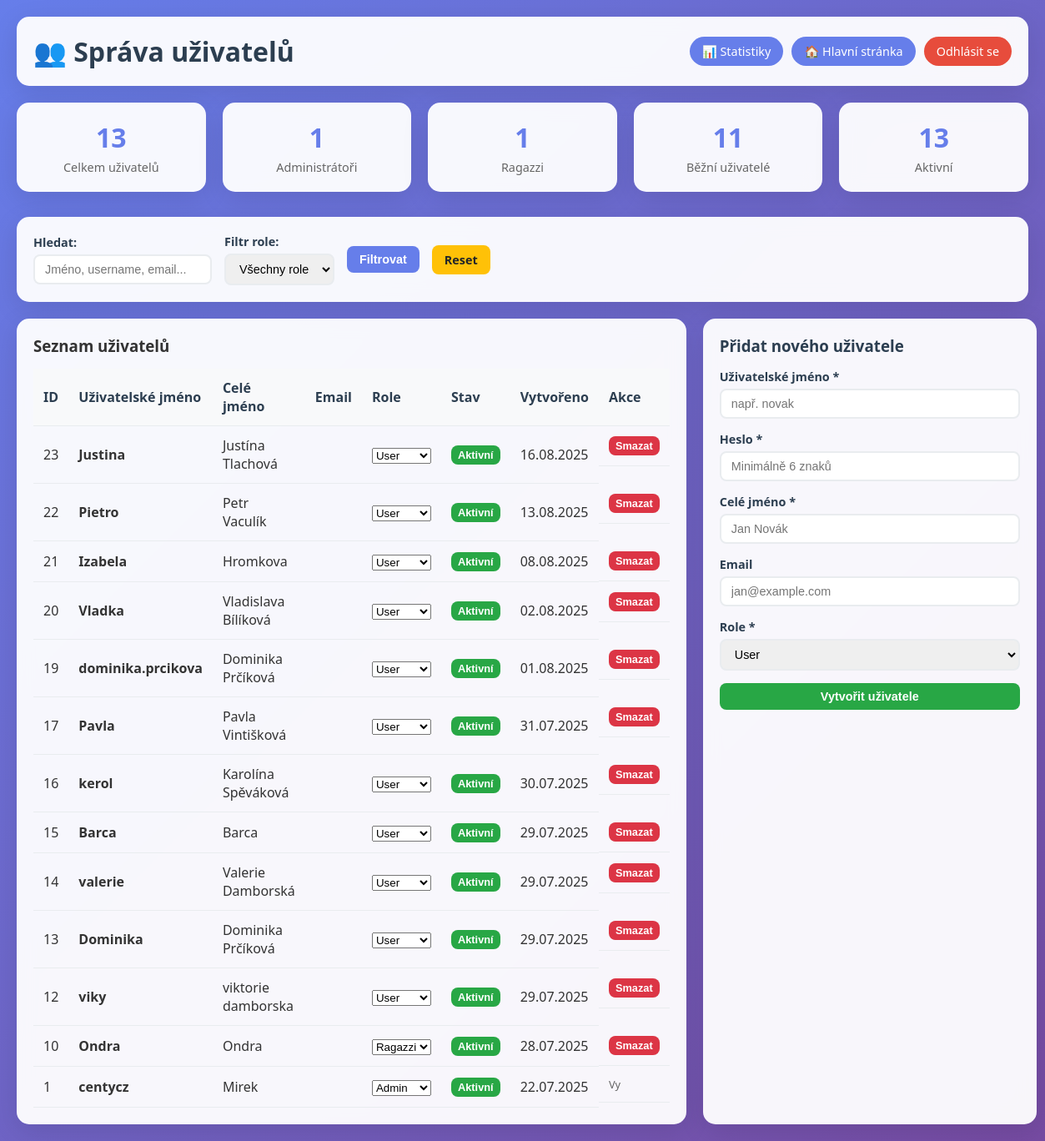
The page /admin/users_management.php (signed in) on the database its author committed.
### tables this page shows
CREATE TABLE `order_users` (
  `id` int(11) NOT NULL,
  `username` varchar(50) NOT NULL,
  `password_hash` varchar(255) NOT NULL,
  `full_name` varchar(100) DEFAULT NULL,
  `is_admin` tinyint(1) DEFAULT 0,
  `created_at` timestamp NULL DEFAULT current_timestamp(),
  `user_role` enum('admin','ragazzi','user') DEFAULT 'user',
  `is_active` tinyint(1) DEFAULT 1,
  `email` varchar(255) DEFAULT NULL
);

### admin/users_management.php (the view, shortened to what this page needs)
<?php
try {
    $pdo = new PDO('mysql:host=127.0.0.1;dbname=pizza_orders;charset=utf8mb4', 'pizza_user', 'pizza');
    $pdo->setAttribute(PDO::ATTR_ERRMODE, PDO::ERRMODE_EXCEPTION);
    $pdo->setAttribute(PDO::ATTR_DEFAULT_FETCH_MODE, PDO::FETCH_ASSOC);
} catch(PDOException $e) {
    die("Databáze není dostupná: " . $e->getMessage());
}
$search = $_GET['search'] ?? '';
$where_conditions = [];
$params = [];
$where_sql = $where_conditions ? 'WHERE ' . implode(' AND ', $where_conditions) : '';
try {
    $columns = $pdo->query("SHOW COLUMNS FROM order_users")->fetchAll(PDO::FETCH_COLUMN);
    $has_is_active = in_array('is_active', $columns);
    $has_email = in_array('email', $columns);
    $has_created_at = in_array('created_at', $columns);
    $has_user_role = in_array('user_role', $columns);
    $select_columns = "id, username, full_name";
    if ($has_email) $select_columns .= ", email";
    if ($has_user_role) $select_columns .= ", user_role";
    else $select_columns .= ", CASE WHEN is_admin = 1 THEN 'admin' ELSE 'user' END as user_role";
    if ($has_is_active) $select_columns .= ", is_active";
    else $select_columns .= ", 1 as is_active";
    if ($has_created_at) $select_columns .= ", created_at";
    else $select_columns .= ", NOW() as created_at";
    $select_columns .= ", is_admin";
    $stmt = $pdo->prepare("SELECT $select_columns FROM order_users $where_sql ORDER BY " .
                         ($has_created_at ? "created_at" : "username") . " DESC");
    $stmt->execute($params);
    $users = $stmt->fetchAll();
} catch (PDOException $e) {
    $error = 'Chyba při načítání uživatelů: ' . $e->getMessage();
    $users = [];
}
?>
<!DOCTYPE html>
<html lang="cs">
<head>
</head>
<body>
    <div class="container">
        <div class="header">
            <h1>👥 Správa uživatelů</h1>
            <div class="nav-links">
                <a href="../protected_statistics.php">📊 Statistiky</a>
                <a href="../index.php">🏠 Hlavní stránka</a>
                <a href="../auth_check.php?logout=1" class="danger">Odhlásit se</a>
            </div>
        </div>
        <div class="stats-cards">
            <?php
            try {
                $columns = $pdo->query("SHOW COLUMNS FROM order_users")->fetchAll(PDO::FETCH_COLUMN);
                $has_user_role = in_array('user_role', $columns);
                $has_is_active = in_array('is_active', $columns);
                if ($has_user_role && $has_is_active) {
                    $stmt = $pdo->query("SELECT
                        COUNT(*) as total,
                        SUM(CASE WHEN user_role = 'admin' THEN 1 ELSE 0 END) as admins,
                        SUM(CASE WHEN user_role = 'ragazzi' THEN 1 ELSE 0 END) as ragazzi,
                        SUM(CASE WHEN user_role = 'user' THEN 1 ELSE 0 END) as users,
                        SUM(CASE WHEN is_active = 1 THEN 1 ELSE 0 END) as active
                    FROM order_users");
                }
                $stats = $stmt->fetch();
            } catch (PDOException $e) {
                $stats = ['total' => 0, 'admins' => 0, 'ragazzi' => 0, 'users' => 0, 'active' => 0];
            }
            ?>
            <div class="stat-card">
                <div class="stat-number"><?= $stats['total'] ?></div>
                <div class="stat-label">Celkem uživatelů</div>
            </div>
            <div class="stat-card">
                <div class="stat-number"><?= $stats['admins'] ?></div>
                <div class="stat-label">Administrátoři</div>
            </div>
            <div class="stat-card">
                <div class="stat-number"><?= $stats['ragazzi'] ?></div>
                <div class="stat-label">Ragazzi</div>
            </div>
            <div class="stat-card">
                <div class="stat-number"><?= $stats['users'] ?></div>
                <div class="stat-label">Běžní uživatelé</div>
            </div>
            <div class="stat-card">
                <div class="stat-number"><?= $stats['active'] ?></div>
                <div class="stat-label">Aktivní</div>
            </div>
        </div>
        <div class="controls">
            <form method="GET" class="controls-row">
                <div class="form-group">
                    <label for="search">Hledat:</label>
                    <input type="text" id="search" name="search" value="<?= htmlspecialchars($search) ?>" placeholder="Jméno, username, email...">
                </div>
                <div class="form-group">
                    <label for="role">Filtr role:</label>
                    <select id="role" name="role">
                        <option value="">Všechny role</option>
                    </select>
                </div>
                <button type="submit" class="btn btn-primary">Filtrovat</button>
                <a href="users_management.php" class="btn btn-warning">Reset</a>
            </form>
        </div>
        <div class="main-content">
            <div class="users-table-container">
                <h3>Seznam uživatelů</h3>
                <table class="users-table">
                    <thead>
                        <tr>
                            <th>ID</th>
                            <th>Uživatelské jméno</th>
                            <th>Celé jméno</th>
                            <th>Email</th>
                            <th>Role</th>
                            <th>Stav</th>
                            <th>Vytvořeno</th>
                            <th>Akce</th>
                        </tr>
                    </thead>
                    <tbody>
                        <?php foreach ($users as $user): ?>
                        <tr data-user-id="<?= $user['id'] ?>">
                            <td><?= $user['id'] ?></td>
                            <td><strong><?= htmlspecialchars($user['username']) ?></strong></td>
                            <td><?= htmlspecialchars($user['full_name']) ?></td>
                            <td><?= htmlspecialchars($user['email'] ?? '') ?></td>
                            <td>
                                <select class="role-select" data-user-id="<?= $user['id'] ?>">
                                    <option value="admin" <?= $user['user_role'] === 'admin' ? 'selected' : '' ?>>Admin</option>
                                    <option value="ragazzi" <?= $user['user_role'] === 'ragazzi' ? 'selected' : '' ?>>Ragazzi</option>
                                    <option value="user" <?= $user['user_role'] === 'user' ? 'selected' : '' ?>>User</option>
                                </select>
                            </td>
                            <td>
                                <button class="status-toggle btn btn-sm <?= ($user['is_active'] ?? 1) ? 'btn-success' : 'btn-danger' ?>"
                                        data-user-id="<?= $user['id'] ?>"
                                        data-status="<?= ($user['is_active'] ?? 1) ? 'active' : 'inactive' ?>">
                                    <?= ($user['is_active'] ?? 1) ? 'Aktivní' : 'Neaktivní' ?>
                                </button>
                            </td>
                            <td><?= date('d.m.Y', strtotime($user['created_at'] ?? 'now')) ?></td>
                            <td class="actions">
                                <?php if ($user['id'] != $_SESSION['order_user_id']): ?>
                                <button class="btn btn-danger btn-sm delete-user" data-user-id="<?= $user['id'] ?>" data-username="<?= htmlspecialchars($user['username']) ?>">
                                    Smazat
                                </button>
                                <?php else: ?>
                                <span style="color: #666; font-size: 0.8rem;">Vy</span>
                                <?php endif; ?>
                            </td>
                        </tr>
                        <?php endforeach; ?>
                    </tbody>
                </table>
            </div>
            <div class="add-user-form">
                <h3>Přidat nového uživatele</h3>
                <form method="POST">
                    <div class="form-group">
                        <label for="username">Uživatelské jméno *</label>
                        <input type="text" id="username" name="username" required placeholder="např. novak">
                    </div>
                    <div class="form-group">
                        <label for="password">Heslo *</label>
                        <input type="password" id="password" name="password" required placeholder="Minimálně 6 znaků">
                    </div>
                    <div class="form-group">
                        <label for="full_name">Celé jméno *</label>
                        <input type="text" id="full_name" name="full_name" required placeholder="Jan Novák">
                    </div>
                    <div class="form-group">
                        <label for="email">Email</label>
                        <input type="email" id="email" name="email" placeholder="jan@example.com">
                    </div>
                    <div class="form-group">
                        <label for="role">Role *</label>
                        <select id="role" name="role" required>
                            <option value="user">User</option>
                        </select>
                    </div>
                    <button type="submit" class="btn btn-success" style="width: 100%;">
                        Vytvořit uživatele
                    </button>
                </form>
            </div>
        </div>
    </div>
</body>
</html>

### admin/users_management.php (style rules this page uses)
* { margin: 0; padding: 0; box-sizing: border-box; }
body { font-family: 'Segoe UI', Tahoma, Geneva, Verdana, sans-serif; background: linear-gradient(135deg, #667eea 0%, #764ba2 100%); min-height: 100vh; color: #333; }
.container { max-width: 1400px; margin: 0 auto; padding: 20px; }
.header { background: rgba(255,255,255,0.95); border-radius: 15px; padding: 20px; margin-bottom: 20px; box-shadow: 0 8px 32px rgba(0,0,0,0.1); backdrop-filter: blur(10px); display: flex; justify-content: space-between; align-items: center; }
.header h1 { color: #2c3e50; display: flex; align-items: center; gap: 10px; }
.nav-links { display: flex; gap: 10px; }
.nav-links a { background: #667eea; color: white; text-decoration: none; padding: 8px 15px; border-radius: 20px; font-size: 0.9rem; transition: background 0.3s; }
.nav-links a.danger { background: #e74c3c; }
.stats-cards { display: grid; grid-template-columns: repeat(auto-fit, minmax(200px, 1fr)); gap: 20px; margin-bottom: 30px; }
.stat-card { background: rgba(255,255,255,0.95); border-radius: 15px; padding: 20px; text-align: center; box-shadow: 0 8px 32px rgba(0,0,0,0.1); backdrop-filter: blur(10px); }
.stat-number { font-size: 2rem; font-weight: bold; color: #667eea; margin-bottom: 5px; }
.stat-label { color: #666; font-size: 0.9rem; }
.controls { background: rgba(255,255,255,0.95); border-radius: 15px; padding: 20px; margin-bottom: 20px; box-shadow: 0 8px 32px rgba(0,0,0,0.1); backdrop-filter: blur(10px); }
.controls-row { display: flex; gap: 15px; align-items: center; flex-wrap: wrap; }
.form-group { display: flex; flex-direction: column; gap: 5px; }
.form-group label { font-weight: 600; color: #2c3e50; font-size: 0.9rem; }
.form-group input, .form-group select { padding: 8px 12px; border: 2px solid #e9ecef; border-radius: 8px; font-size: 0.9rem; transition: border-color 0.2s; }
.btn { padding: 8px 15px; border: none; border-radius: 8px; font-size: 0.9rem; font-weight: 600; cursor: pointer; text-decoration: none; display: inline-block; transition: background 0.2s; }
.btn-primary { background: #667eea; color: white; }
.btn-success { background: #28a745; color: white; }
.btn-warning { background: #ffc107; color: #212529; }
.btn-danger { background: #dc3545; color: white; }
.btn-sm { padding: 4px 8px; font-size: 0.8rem; }
.main-content { display: grid; grid-template-columns: 1fr 400px; gap: 20px; }
.users-table-container { background: rgba(255,255,255,0.95); border-radius: 15px; padding: 20px; box-shadow: 0 8px 32px rgba(0,0,0,0.1); backdrop-filter: blur(10px); }
.users-table { width: 100%; border-collapse: collapse; margin-top: 15px; }
.users-table th, .users-table td { padding: 12px; text-align: left; border-bottom: 1px solid #e9ecef; }
.users-table th { background: #f8f9fa; font-weight: 600; color: #2c3e50; }
.add-user-form { background: rgba(255,255,255,0.95); border-radius: 15px; padding: 20px; box-shadow: 0 8px 32px rgba(0,0,0,0.1); backdrop-filter: blur(10px); }
.add-user-form h3 { color: #2c3e50; margin-bottom: 15px; }
.add-user-form .form-group { margin-bottom: 15px; }
.add-user-form .form-group input, .add-user-form .form-group select { width: 100%; }
.actions { display: flex; gap: 5px; }

### rows shown on the page
order_users: id "23", username "Justina", full_name "Justína Tlachová", user_role+id "User", is_active "Aktivní", created_at "16.08.2025"
order_users: id "22", username "Pietro", full_name "Petr Vaculík", user_role+id "User", is_active "Aktivní", created_at "13.08.2025"
order_users: id "21", username "Izabela", full_name "Hromkova", user_role+id "User", is_active "Aktivní", created_at "08.08.2025"
order_users: id "20", username "Vladka", full_name "Vladislava Bílíková", user_role+id "User", is_active "Aktivní", created_at "02.08.2025"
order_users: id "19", username "dominika.prcikova", full_name "Dominika Prčíková", user_role+id "User", is_active "Aktivní", created_at "01.08.2025"
order_users: id "17", username "Pavla", full_name "Pavla Vintišková", user_role+id "User", is_active "Aktivní", created_at "31.07.2025"
order_users: id "16", username "kerol", full_name "Karolína Spěváková", user_role+id "User", is_active "Aktivní", created_at "30.07.2025"
order_users: id "15", username "Barca", full_name "Barca", user_role+id "User", is_active "Aktivní", created_at "29.07.2025"
order_users: id "14", username "valerie", full_name "Valerie Damborská", user_role+id "User", is_active "Aktivní", created_at "29.07.2025"
order_users: id "13", username "Dominika", full_name "Dominika Prčíková", user_role+id "User", is_active "Aktivní", created_at "29.07.2025"
order_users: id "12", username "viky", full_name "viktorie damborska", user_role+id "User", is_active "Aktivní", created_at "29.07.2025"
order_users: id "10", username "Ondra", full_name "Ondra", user_role+id "Ragazzi", is_active "Aktivní", created_at "28.07.2025"
order_users: id "1", username "centycz", full_name "Mirek", user_role+id "Admin", is_active "Aktivní", created_at "22.07.2025", shows "Vy"

### other values the page prints
$stats['total'] "13"
$stats['admins'] "1"
$stats['ragazzi'] "1"
$stats['users'] "11"
$stats['active'] "13"
